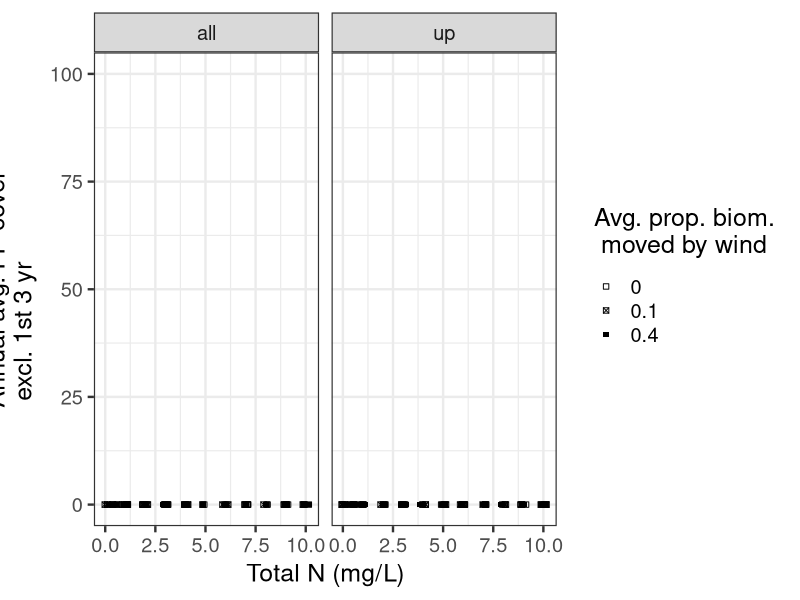
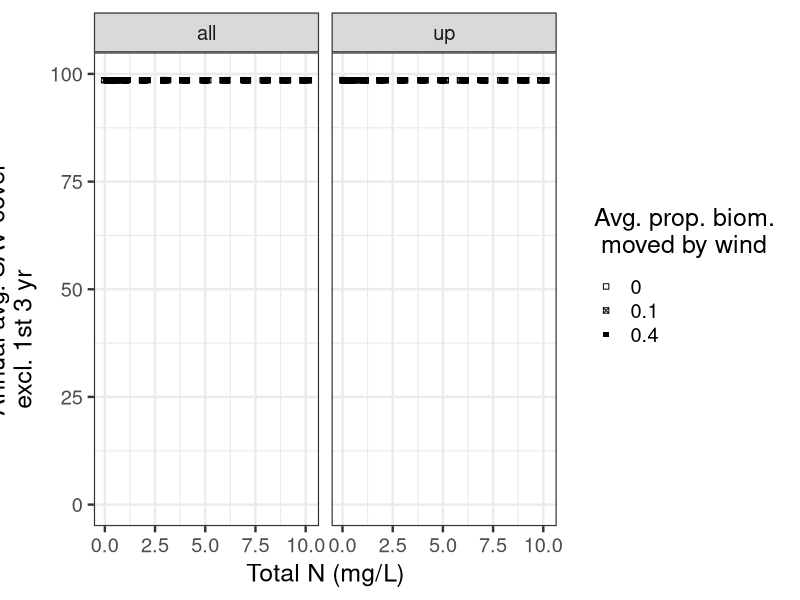

The R script that drew these images, in order: (Note: this script raises an error after producing the figures.)
#########################################################
# Summarize results from multiple simulations           # 
#                                                       #
# By: Michael J. McCann                                 #
# Created: 3/19/2014                                    #
# Updated: 6/20/2014                                    #
######################################################### 

library(ggplot2)
library(gridExtra)

data <- read.csv("output15.csv") # imports parameter  values for all simulations 
head(data)
nrow(data)

# If I have multiple simulations @ the same parameter values, 
# I may want to get summary values - e.g., means, variances - & plot those instead
# use package plyr 

data_withMOVE <- subset(data,data$MOVE=="YES")
data_withoutMOVE <- subset(data,data$MOVE=="NO")

nrow(data_withMOVE)
nrow(data_withoutMOVE)


###############
# With MOVE() #
###############
# Y = average average FP cover for all years (except for first three)
FP_plot_MOVE <- ggplot(data_withMOVE, aes(x=TOTALN,y=avg_avg_FPcover,shape=as.factor(wind_avg))) 
FP_plot_MOVE <- FP_plot_MOVE + geom_point(position="jitter")
FP_plot_MOVE <- FP_plot_MOVE + scale_shape_manual(values=c(0,7,15))
FP_plot_MOVE <- FP_plot_MOVE + facet_grid(. ~ wind_direction)
FP_plot_MOVE <- FP_plot_MOVE + ylim(0,100)
FP_plot_MOVE <- FP_plot_MOVE + xlab("Total N (mg/L)")
FP_plot_MOVE <- FP_plot_MOVE + ylab(expression(paste("Annual avg. FP cover\n excl. 1st 3 yr")))
FP_plot_MOVE <- FP_plot_MOVE + labs(shape=expression(paste("Avg. prop. biom.\n moved by wind")))
FP_plot_MOVE <- FP_plot_MOVE + theme_bw(base_size=18)
FP_plot_MOVE

SAV_plot_MOVE <- ggplot(data_withMOVE, aes(x=TOTALN,y=avg_avg_SAVcover,shape=as.factor(wind_avg)))
SAV_plot_MOVE <- SAV_plot_MOVE + geom_point(position="jitter")
SAV_plot_MOVE <- SAV_plot_MOVE + scale_shape_manual(values=c(0,7,15))
SAV_plot_MOVE <- SAV_plot_MOVE + facet_grid(. ~ wind_direction)
SAV_plot_MOVE <- SAV_plot_MOVE + ylim(0,100)
SAV_plot_MOVE <- SAV_plot_MOVE + xlab("Total N (mg/L)")
SAV_plot_MOVE <- SAV_plot_MOVE + ylab(expression(paste("Annual avg. SAV cover\n excl. 1st 3 yr")))
SAV_plot_MOVE <- SAV_plot_MOVE + labs(shape=expression(paste("Avg. prop. biom.\n moved by wind")))
SAV_plot_MOVE <- SAV_plot_MOVE + theme_bw(base_size=18)
SAV_plot_MOVE

combined_plot_MOVE <- grid.arrange(FP_plot_MOVE, SAV_plot_MOVE,ncol=1, main=NULL,sub=NULL)
combined_plot_MOVE <- arrangeGrob(FP_plot_MOVE, SAV_plot_MOVE,ncol=1, main="with_MOVE",sub=NULL)
ggsave(file="output15 - FP&SAV - with_wind - with_MOVE - constant NtoP.pdf",combined_plot_MOVE, height=12,width=12)


##################
# Without MOVE() #
##################
# Y = average average FP cover for all years (except for first three)
FP_plotnoMOVE <- ggplot(data_withoutMOVE, aes(x=TOTALN,y=avg_avg_FPcover,shape=as.factor(wind_avg))) 
FP_plotnoMOVE <- FP_plotnoMOVE + geom_point(position="jitter")
FP_plotnoMOVE <- FP_plotnoMOVE + scale_shape_manual(values=c(0,7,15))
FP_plotnoMOVE <- FP_plotnoMOVE + facet_grid(. ~ wind_direction)
FP_plotnoMOVE <- FP_plotnoMOVE + ylim(0,100)
FP_plotnoMOVE <- FP_plotnoMOVE + xlab("Total N (mg/L)")
FP_plotnoMOVE <- FP_plotnoMOVE + ylab(expression(paste("Annual avg. FP cover\n excl. 1st 3 yr")))
FP_plotnoMOVE <- FP_plotnoMOVE + labs(shape=expression(paste("Avg. prop. biom.\n moved by wind")))
FP_plotnoMOVE <- FP_plotnoMOVE + theme_bw(base_size=18)
FP_plotnoMOVE

SAV_plotnoMOVE <- ggplot(data_withoutMOVE, aes(x=TOTALN,y=avg_avg_SAVcover,shape=as.factor(wind_avg)))
SAV_plotnoMOVE <- SAV_plotnoMOVE + geom_point(position="jitter")
SAV_plotnoMOVE <- SAV_plotnoMOVE + scale_shape_manual(values=c(0,7,15))
SAV_plotnoMOVE <- SAV_plotnoMOVE + facet_grid(. ~ wind_direction)
SAV_plotnoMOVE <- SAV_plotnoMOVE + ylim(0,100)
SAV_plotnoMOVE <- SAV_plotnoMOVE + xlab("Total N (mg/L)")
SAV_plotnoMOVE <- SAV_plotnoMOVE + ylab(expression(paste("Annual avg. SAV cover\n excl. 1st 3 yr")))
SAV_plotnoMOVE <- SAV_plotnoMOVE + labs(shape=expression(paste("Avg. prop. biom.\n moved by wind")))
SAV_plotnoMOVE <- SAV_plotnoMOVE + theme_bw(base_size=18)
SAV_plotnoMOVE

combined_plot_noMOVE <- grid.arrange(FP_plotnoMOVE, SAV_plotnoMOVE,ncol=1, main=NULL,sub=NULL)
combined_plot_noMOVE <- arrangeGrob(FP_plotnoMOVE, SAV_plotnoMOVE,ncol=1, main="without_MOVE",sub=NULL)
ggsave(file="output15 - FP&SAV - with_wind - without_MOVE - constant NtoP.pdf",combined_plot_noMOVE, height=12,width=12)

